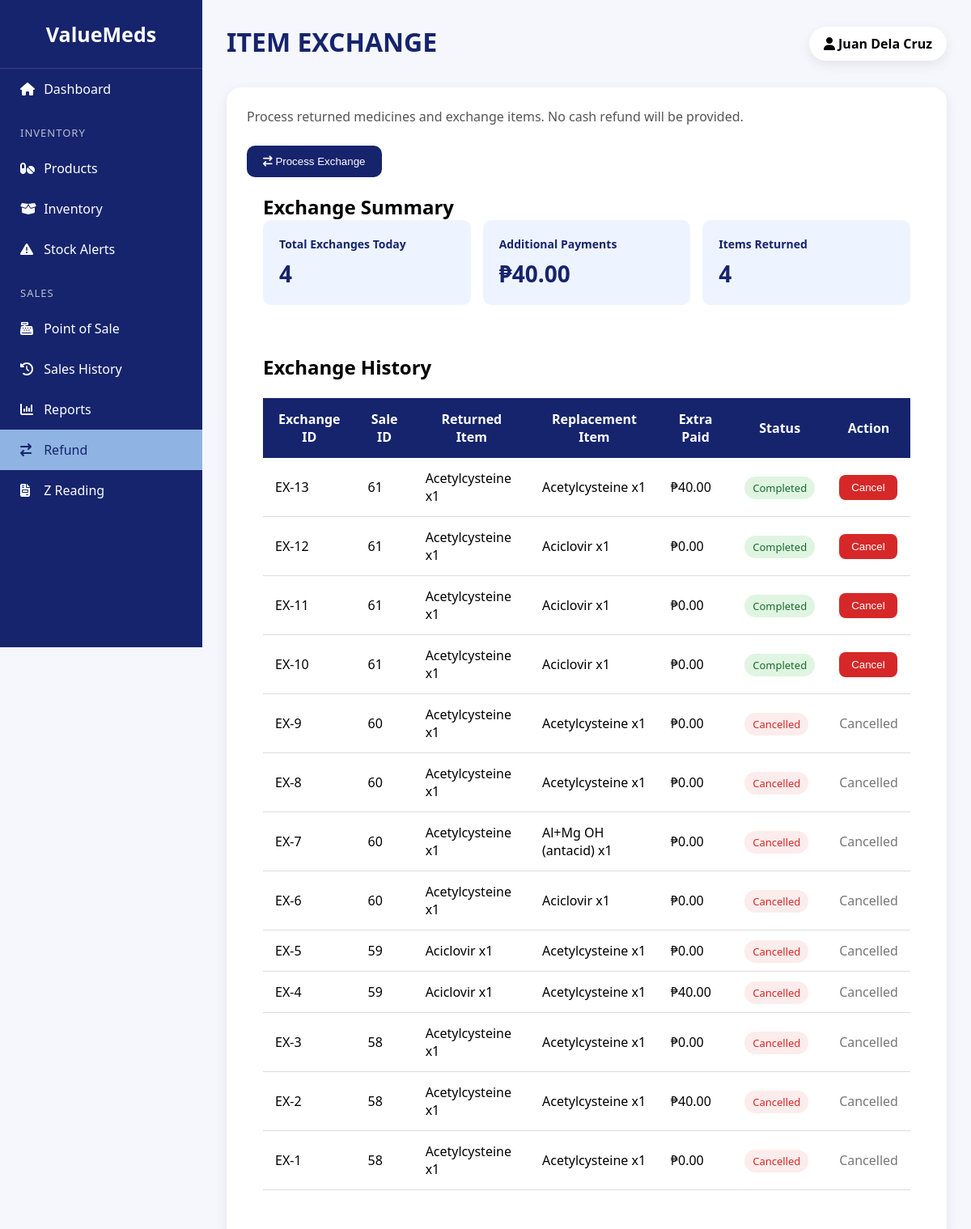
Page /refund.php (signed in) on the committed database.
### tables this page shows
CREATE TABLE `exchanges` (
  `exchange_id` int(11) NOT NULL,
  `original_sale_id` int(11) NOT NULL,
  `cashier_id` int(11) NOT NULL,
  `exchange_date` datetime DEFAULT current_timestamp(),
  `returned_amount` decimal(10,2) NOT NULL,
  `replacement_amount` decimal(10,2) NOT NULL,
  `additional_payment` decimal(10,2) DEFAULT 0.00,
  `reason` varchar(255) DEFAULT NULL,
  `status` varchar(30) DEFAULT 'Completed',
  `cancelled_by` int(11) DEFAULT NULL,
  `cancelled_date` datetime DEFAULT NULL,
  `cancellation_reason` varchar(255) DEFAULT NULL
);

### refund.php (the view, shortened to what this page needs)
<?php
require 'connection.php';
$exchangeHistory = [];
$sql = "
SELECT
    e.exchange_id,
    COALESCE(
        SUM(
            CASE
                WHEN ei.item_type = 'Returned'
                THEN ei.quantity
                ELSE 0
            END
        ),
        0
    ) AS returned_qty,
    e.original_sale_id,
    e.returned_amount,
    e.replacement_amount,
    e.additional_payment,
    e.status,
    e.exchange_date,
    GROUP_CONCAT(
        CASE
            WHEN ei.item_type = 'Returned'
            THEN CONCAT(
                m.name,
                ' x',
                ei.quantity
            )
        END
        SEPARATOR ', '
    ) AS returned_items,
    GROUP_CONCAT(
        CASE
            WHEN ei.item_type = 'Replacement'
            THEN CONCAT(
                m.name,
                ' x',
                ei.quantity
            )
        END
        SEPARATOR ', '
    ) AS replacement_items
FROM exchanges e
INNER JOIN exchange_items ei
    ON e.exchange_id = ei.exchange_id
INNER JOIN medicines m
    ON ei.medicine_id = m.medicine_id
GROUP BY
    e.exchange_id,
    e.original_sale_id,
    e.returned_amount,
    e.replacement_amount,
    e.additional_payment,
    e.status,
    e.exchange_date
ORDER BY
    e.exchange_date DESC
";
$result =
    $conn->query($sql);
if ($result) {
    while ($row = $result->fetch_assoc()) {
        $exchangeHistory[] =
            $row;
    }
}
$totalReturnedItems = 0;
$totalExchanges = 0;
$totalAdditionalPayments = 0;
foreach ($exchangeHistory as $exchange) {
    if ($exchange['status'] !== 'Completed') {
        continue;
    }
    if (
        !empty($exchange['exchange_date']) &&
        date(
            'Y-m-d',
            strtotime(
                $exchange['exchange_date']
            )
        ) === date('Y-m-d')
    ) {
        $totalExchanges++;
        $totalReturnedItems +=
            (int) $exchange['returned_qty'];
        $totalAdditionalPayments +=
            (float) $exchange['additional_payment'];
    }
}
?>
<!DOCTYPE html>
<html lang="en">
<head>
<link
    rel="stylesheet"
    href="https://cdnjs.cloudflare.com/ajax/libs/font-awesome/6.6.0/css/all.min.css">
</head>
<body>
<div class="sidebar">
    <div class="logo">
        ValueMeds
    </div>
    <a href="dashboard.php">
        <i class="fas fa-home"></i>
        Dashboard
    </a>
    <div class="menu-title">
        INVENTORY
    </div>
    <a href="products.php">
        <i class="fas fa-pills"></i>
        Products
    </a>
    <a href="inventory.php">
        <i class="fas fa-box-open"></i>
        Inventory
    </a>
    <a href="stock_alerts.php">
        <i class="fas fa-triangle-exclamation"></i>
        Stock Alerts
    </a>
    <div class="menu-title">
        SALES
    </div>
    <a href="pos.php">
        <i class="fas fa-cash-register"></i>
        Point of Sale
    </a>
    <a href="sales_history.php">
        <i class="fas fa-clock-rotate-left"></i>
        Sales History
    </a>
    <a href="reports.php">
        <i class="fas fa-chart-column"></i>
        Reports
    </a>
    <a href="refund.php" class="active">
        <i class="fa-solid fa-arrow-right-arrow-left"></i>
        Refund
    </a>
    <a href="z_reading.php">
        <i class="fas fa-file-invoice"></i>
        Z Reading
    </a>
</div>
<div class="main">
<div class="header">
    <h1>
        ITEM EXCHANGE
    </h1>
    <div class="admin">
        <i class="fas fa-user"></i>
        <?= htmlspecialchars(
            $_SESSION['fullname'] ?? 'Admin'
        ); ?>
    </div>
</div>
<div class="container">
    <p class="subtitle">
        Process returned medicines and exchange items.
        No cash refund will be provided.
    </p>
    <button
        type="button"
        onclick="openExchangeModal()"
        class="exchange-btn">
        <i class="fa-solid fa-arrow-right-arrow-left"></i>
        Process Exchange
    </button>
    <div class="card">
        <h2>
            Exchange Summary
        </h2>
        <div class="summary">
            <div class="box">
                <h3>
                    Total Exchanges Today
                </h3>
                <p>
                    <?= $totalExchanges ?>
                </p>
            </div>
            <div class="box">
                <h3>
                    Additional Payments
                </h3>
                <p>
                    ₱<?= number_format(
                        $totalAdditionalPayments,
                        2
                    ); ?>
                </p>
            </div>
            <div class="box">
                <h3>
                    Items Returned
                </h3>
                <p>
                    <?= $totalReturnedItems ?>
                </p>
            </div>
        </div>
    </div>
    <div class="card">
        <h2>
            Exchange History
        </h2>
        <br>
        <table>
            <tr>
                <th>
                    Exchange ID
                </th>
                <th>
                    Sale ID
                </th>
                <th>
                    Returned Item
                </th>
                <th>
                    Replacement Item
                </th>
                <th>
                    Extra Paid
                </th>
                <th>
                    Status
                </th>
                <th>
                    Action
                </th>
            </tr>
            <?php if (!empty($exchangeHistory)): ?>
                <?php foreach ($exchangeHistory as $exchange): ?>
                    <tr>
                        <td>
                            EX-<?= (int)
                                $exchange['exchange_id']; ?>
                        </td>
                        <td>
                            <?= (int)
                                $exchange['original_sale_id']; ?>
                        </td>
                        <td>
                            <?= htmlspecialchars(
                                $exchange['returned_items'] ?? ''
                            ); ?>
                        </td>
                        <td>
                            <?= htmlspecialchars(
                                $exchange['replacement_items'] ?? ''
                            ); ?>
                        </td>
                        <td>
                            ₱<?= number_format(
                                (float)
                                $exchange['additional_payment'],
                                2
                            ); ?>
                        </td>
                        <td>
                            <span class="status
                                <?= strtolower(
                                    htmlspecialchars(
                                        $exchange['status']
                                    )
                                ); ?>">
                                <?= htmlspecialchars(
                                    $exchange['status']
                                ); ?>
                            </span>
                        </td>
                        <td>
                            <?php if (
                                $exchange['status'] === 'Completed'
                            ): ?>
                                <form
                                    method="POST"
                                    onsubmit="
                                        return confirm(
                                            'Are you sure you want to cancel this exchange? Stock will be reversed.'
                                        );
                                    ">
                                    <button
                                        type="submit"
                                        name="cancel_exchange"
                                        class="cancel-btn">
                                        Cancel
                                    </button>
                                </form>
                            <?php else: ?>
                                <span style="color:#777;">
                                    Cancelled
                                </span>
                            <?php endif; ?>
                        </td>
                    </tr>
                <?php endforeach; ?>
            <?php endif; ?>
        </table>
    </div>
</div>
</div>
</body>
</html>

### refund.php (style rules this page uses)
* { margin:0; padding:0; box-sizing:border-box; }
body { font-family:"Segoe UI",sans-serif; background:#F5F7FC; display:flex; min-height:100vh; }
.sidebar { width:250px; height:100vh; background:#16246D; color:white; position:fixed; left:0; top:0; overflow:auto; }
.logo { padding:25px; font-size:25px; font-weight:bold; text-align:center; border-bottom:1px solid rgba(255,255,255,.15); }
.menu-title { padding:20px 25px 10px; font-size:13px; opacity:.7; letter-spacing:1px; }
.sidebar a { display:block; padding:14px 25px; color:white; text-decoration:none; transition:.3s; }
.sidebar a i { width:25px; }
.sidebar a:hover, .sidebar .active { background:#8FB3E2; color:#16246D; }
.main { margin-left:250px; width:calc(100% - 250px); padding:30px; }
h1 { color:#16246D; margin-bottom:5px; }
.subtitle { color:#555; margin-bottom:25px; }
.card { background:white; border-radius:15px; padding:20px; margin-bottom:20px; }
button { padding:12px; background:#16246D; color:white; border:none; border-radius:8px; cursor:pointer; }
table { width:100%; border-collapse:collapse; }
th { background:#16246D; color:white; padding:15px; }
td { padding:14px 15px; border-bottom:1px solid #ddd; }
.status { padding:5px 10px; border-radius:20px; font-size:13px; }
.status.completed { background:#DFF5E1; color:#176B2C; }
.status.cancelled { background:#FDECEC; color:#D62828; }
.summary { display:grid; grid-template-columns:repeat(3,1fr); gap:15px; }
.box { background:#EEF4FF; padding:20px; border-radius:10px; }
.box h3 { color:#16246D; font-size:14px; }
.box p { font-size:28px; color:#16246D; font-weight:bold; margin-top:8px; }
.exchange-btn { background:#16246D; color:white; border:none; padding:12px 20px; border-radius:10px; cursor:pointer; }
.cancel-btn { background:#D62828; color:white; border:none; padding:8px 15px; border-radius:8px; cursor:pointer; }
.container { background:white; padding:25px; border-radius:18px; box-shadow:0 5px 15px rgba(0,0,0,.08); }
.header { display:flex; justify-content:space-between; align-items:center; margin-bottom:30px; }
.admin { background:white; padding:10px 18px; border-radius:30px; box-shadow:0 5px 15px rgba(0,0,0,.08); font-weight:600; }

### rows in the picture
exchanges: exchange_id "13", original_sale "61", returned_items "Acetylcysteine x1", replacement_items "Acetylcysteine x1", additional_payment "40.00", status "Completed"
exchanges: exchange_id "12", original_sale "61", returned_items "Acetylcysteine x1", replacement_items "Aciclovir x1", additional_payment "0.00", status "Completed"
exchanges: exchange_id "11", original_sale "61", returned_items "Acetylcysteine x1", replacement_items "Aciclovir x1", additional_payment "0.00", status "Completed"
exchanges: exchange_id "10", original_sale "61", returned_items "Acetylcysteine x1", replacement_items "Aciclovir x1", additional_payment "0.00", status "Completed"
exchanges: exchange_id "9", original_sale "60", returned_items "Acetylcysteine x1", replacement_items "Acetylcysteine x1", additional_payment "0.00", status "Cancelled"
exchanges: exchange_id "8", original_sale "60", returned_items "Acetylcysteine x1", replacement_items "Acetylcysteine x1", additional_payment "0.00", status "Cancelled"
exchanges: exchange_id "7", original_sale "60", returned_items "Acetylcysteine x1", replacement_items "Al+Mg OH (antacid) x1", additional_payment "0.00", status "Cancelled"
exchanges: exchange_id "6", original_sale "60", returned_items "Acetylcysteine x1", replacement_items "Aciclovir x1", additional_payment "0.00", status "Cancelled"
exchanges: exchange_id "5", original_sale "59", returned_items "Aciclovir x1", replacement_items "Acetylcysteine x1", additional_payment "0.00", status "Cancelled"
exchanges: exchange_id "4", original_sale "59", returned_items "Aciclovir x1", replacement_items "Acetylcysteine x1", additional_payment "40.00", status "Cancelled"
exchanges: exchange_id "3", original_sale "58", returned_items "Acetylcysteine x1", replacement_items "Acetylcysteine x1", additional_payment "0.00", status "Cancelled"
exchanges: exchange_id "2", original_sale "58", returned_items "Acetylcysteine x1", replacement_items "Acetylcysteine x1", additional_payment "40.00", status "Cancelled"
exchanges: exchange_id "1", original_sale "58", returned_items "Acetylcysteine x1", replacement_items "Acetylcysteine x1", additional_payment "0.00", status "Cancelled"

### other values in the picture
$_SESSION['fullname'] "Juan Dela Cruz"
$totalExchanges "4"
$totalAdditionalPayments "40.00"
$totalReturnedItems "4"
